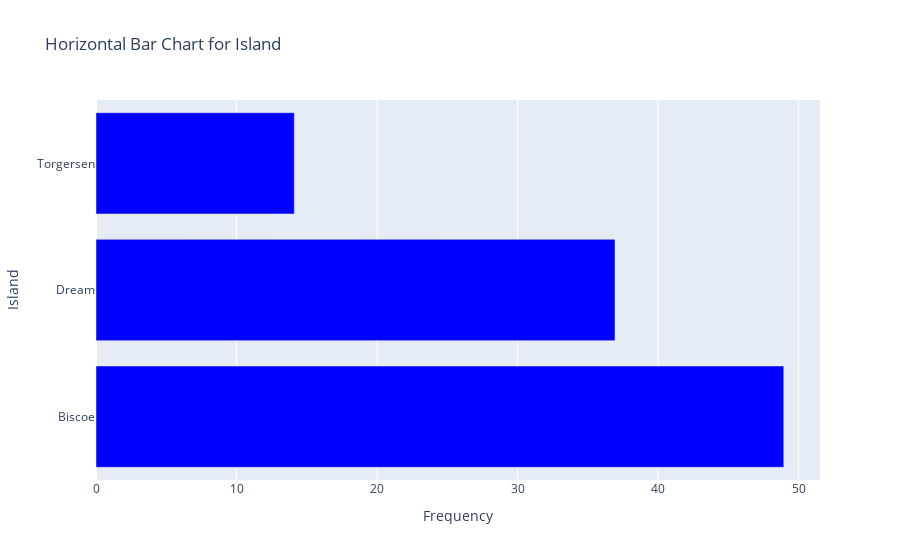

Here is the notebook cell this chart was saved with:
### Code cell
horizontal_chart_island()

### Figure 1 — Plotly figure (JSON) as saved in the notebook; plotly's stock layout.template omitted (floating-point values rounded to 4 significant figures)
{"data": [{"marker": {"color": "blue"}, "orientation": "h", "type": "bar", "x": [48.95, 36.94, 14.11], "y": ["Biscoe", "Dream", "Torgersen"]}], "layout": {"title": {"text": "Horizontal Bar Chart for Island"}, "xaxis": {"title": {"text": "Frequency"}}, "yaxis": {"title": {"text": "Island"}}}}
